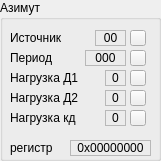
    <widget class="QGroupBox" name="groupAzimCtrl">
     <property name="geometry">
      <rect>
       <x>10</x>
       <y>160</y>
       <width>161</width>
       <height>161</height>
      </rect>
     </property>
     <property name="title">
      <string>Азимут</string>
     </property>
     <widget class="QLabel" name="labelAzimCtrlt">
      <property name="geometry">
       <rect>
        <x>10</x>
        <y>140</y>
        <width>61</width>
        <height>16</height>
       </rect>
      </property>
      <property name="text">
       <string>регистр</string>
      </property>
     </widget>
     <widget class="QLabel" name="labelAzimCtrl">
      <property name="geometry">
       <rect>
        <x>70</x>
        <y>140</y>
        <width>81</width>
        <height>16</height>
       </rect>
      </property>
      <property name="frameShape">
       <enum>QFrame::StyledPanel</enum>
      </property>
      <property name="text">
       <string>0x00000000</string>
      </property>
      <property name="alignment">
       <set>Qt::AlignCenter</set>
      </property>
     </widget>
     <widget class="QLabel" name="labelAzimCtrl1t">
      <property name="geometry">
       <rect>
        <x>10</x>
        <y>30</y>
        <width>81</width>
        <height>16</height>
       </rect>
      </property>
      <property name="text">
       <string>Источник</string>
      </property>
     </widget>
     <widget class="QLabel" name="labelAzimCtrl1">
      <property name="geometry">
       <rect>
        <x>95</x>
        <y>30</y>
        <width>31</width>
        <height>16</height>
       </rect>
      </property>
      <property name="frameShape">
       <enum>QFrame::StyledPanel</enum>
      </property>
      <property name="text">
       <string>00</string>
      </property>
      <property name="alignment">
       <set>Qt::AlignCenter</set>
      </property>
     </widget>
     <widget class="QPushButton" name="pushAzimCtrl1">
      <property name="geometry">
       <rect>
        <x>130</x>
        <y>30</y>
        <width>16</width>
        <height>16</height>
       </rect>
      </property>
      <property name="text">
       <string/>
      </property>
     </widget>
     <widget class="QLabel" name="labelAzimCtrl3t">
      <property name="geometry">
       <rect>
        <x>10</x>
        <y>50</y>
        <width>71</width>
        <height>16</height>
       </rect>
      </property>
      <property name="text">
       <string>Период</string>
      </property>
     </widget>
     <widget class="QLabel" name="labelAzimCtrl3">
      <property name="geometry">
       <rect>
        <x>85</x>
        <y>50</y>
        <width>41</width>
        <height>16</height>
       </rect>
      </property>
      <property name="frameShape">
       <enum>QFrame::StyledPanel</enum>
      </property>
      <property name="text">
       <string>000</string>
      </property>
      <property name="alignment">
       <set>Qt::AlignCenter</set>
      </property>
     </widget>
     <widget class="QPushButton" name="pushAzimCtrl3">
      <property name="geometry">
       <rect>
        <x>130</x>
        <y>50</y>
        <width>16</width>
        <height>16</height>
       </rect>
      </property>
      <property name="text">
       <string/>
      </property>
     </widget>
     <widget class="QLabel" name="labelAzimCtrl4">
      <property name="geometry">
       <rect>
        <x>105</x>
        <y>70</y>
        <width>21</width>
        <height>16</height>
       </rect>
      </property>
      <property name="frameShape">
       <enum>QFrame::StyledPanel</enum>
      </property>
      <property name="text">
       <string>0</string>
      </property>
      <property name="alignment">
       <set>Qt::AlignCenter</set>
      </property>
     </widget>
     <widget class="QPushButton" name="pushAzimCtrl4">
      <property name="geometry">
       <rect>
        <x>130</x>
        <y>70</y>
        <width>16</width>
        <height>16</height>
       </rect>
      </property>
      <property name="text">
       <string/>
      </property>
     </widget>
     <widget class="QLabel" name="labelAzimCtrl4t">
      <property name="geometry">
       <rect>
        <x>10</x>
        <y>70</y>
        <width>91</width>
        <height>16</height>
       </rect>
      </property>
      <property name="text">
       <string>Нагрузка Д1</string>
      </property>
     </widget>
     <widget class="QLabel" name="labelAzimCtrl5">
      <property name="geometry">
       <rect>
        <x>105</x>
        <y>90</y>
        <width>21</width>
        <height>16</height>
       </rect>
      </property>
      <property name="frameShape">
       <enum>QFrame::StyledPanel</enum>
      </property>
      <property name="text">
       <string>0</string>
      </property>
      <property name="alignment">
       <set>Qt::AlignCenter</set>
      </property>
     </widget>
     <widget class="QPushButton" name="pushAzimCtrl5">
      <property name="geometry">
       <rect>
        <x>130</x>
        <y>90</y>
        <width>16</width>
        <height>16</height>
       </rect>
      </property>
      <property name="text">
       <string/>
      </property>
     </widget>
     <widget class="QLabel" name="labelAzimCtrl5t">
      <property name="geometry">
       <rect>
        <x>10</x>
        <y>90</y>
        <width>91</width>
        <height>16</height>
       </rect>
      </property>
      <property name="text">
       <string>Нагрузка Д2</string>
      </property>
     </widget>
     <widget class="QLabel" name="labelAzimCtrl6">
      <property name="geometry">
       <rect>
        <x>105</x>
        <y>110</y>
        <width>21</width>
        <height>16</height>
       </rect>
      </property>
      <property name="frameShape">
       <enum>QFrame::StyledPanel</enum>
      </property>
      <property name="text">
       <string>0</string>
      </property>
      <property name="alignment">
       <set>Qt::AlignCenter</set>
      </property>
     </widget>
     <widget class="QPushButton" name="pushAzimCtrl6">
      <property name="geometry">
       <rect>
        <x>130</x>
        <y>110</y>
        <width>16</width>
        <height>16</height>
       </rect>
      </property>
      <property name="text">
       <string/>
      </property>
     </widget>
     <widget class="QLabel" name="labelAzimCtrl6t">
      <property name="geometry">
       <rect>
        <x>10</x>
        <y>110</y>
        <width>91</width>
        <height>16</height>
       </rect>
      </property>
      <property name="text">
       <string>Нагрузка кд</string>
      </property>
     </widget>
    </widget>
